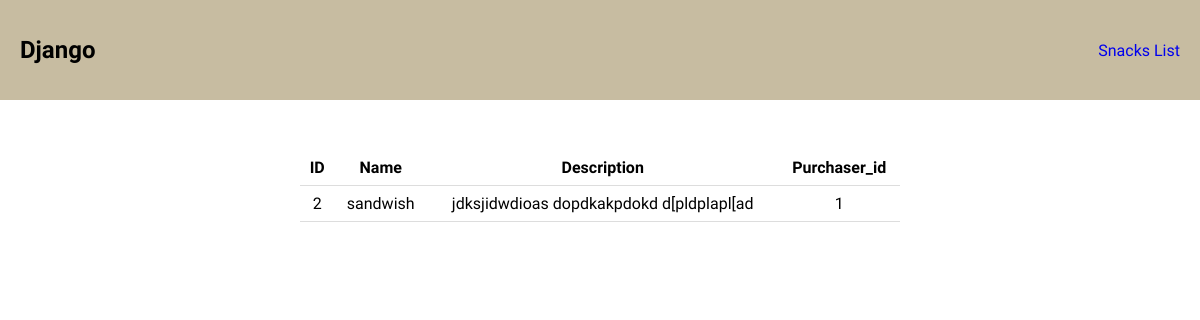
Page /2/ on the committed database.
### snacks/models.py (models this page shows, shortened)
class Snack (models.Model):
    name = models.CharField(max_length=64,help_text='name of snack',default='snack')
    purchaser = models.ForeignKey(get_user_model(),on_delete=models.CASCADE)
    description=models.TextField(default='No disc ...')

### snacks/views.py (the view)
# urls.py: path('<int:id>/',SnackListView.snack_details,name='snack_detail_1')
    def snack_details(request,id):
        model=Snack.objects.all()
        res_data=render(request,'snack_detail.html',{
            'model':model,
            'path':id
            })
        return HttpResponse(res_data)

### snacks/templates/snack_detail.html
{%extends 'base.html'%}
{%block content %}
    <div>
        <table>
        <tr>
          <th>ID</th>
          <th>Name</th>
          <th>Description</th>
          <th>Purchaser_id</th>
        </tr>
        {% for i in model %}
        {%if  i.id == path%}
        <tr>
          <td>{{i.id}}</td>
          <td>{{i.name}}</td>
          <td>{{i.description}}</td>
          <td>{{i.purchaser_id}}</td>
        </tr>
        {%endif %}
        {%endfor%}
      </table>
    </div>
{%endblock%}

### snacks/static/css/style.css (style rules this page uses)
* { margin: 0%; padding: 0%; font-family: 'Raleway', sans-serif; }
table { border-collapse: collapse; width: 50%; margin: auto; margin-top: 50px; }
th, td { padding: 8px; text-align: left; border-bottom: 1px solid #ddd; text-align: center; }

### rows in the picture
Snack: id "2", name "sandwish", description "jdksjidwdioas dopdkakpdokd d[pldplapl[ad", purchaser_id "1"
